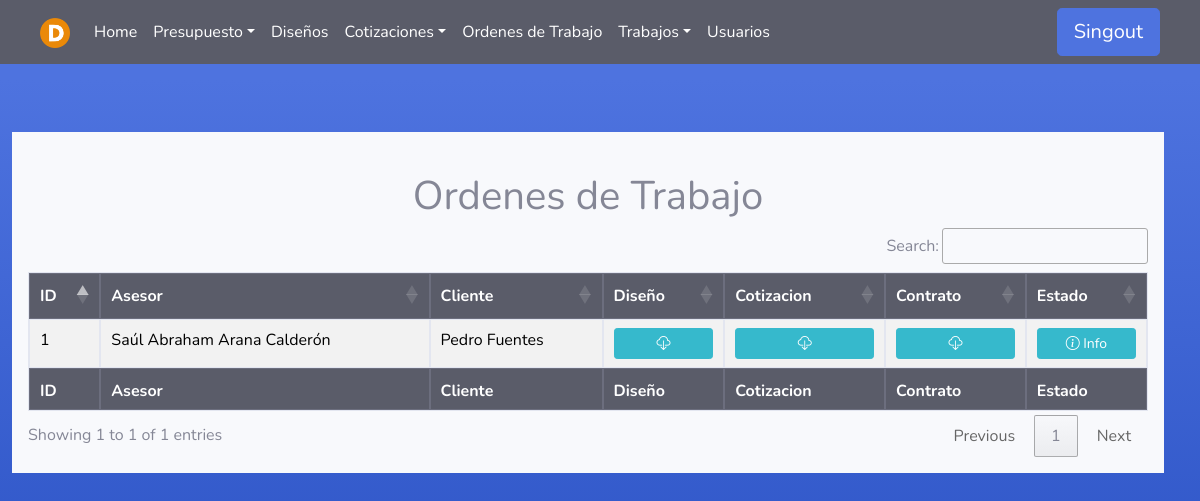
The page /Produccion/Ordenes-de-Trabajo/ (signed in) on the database as committed earlier.
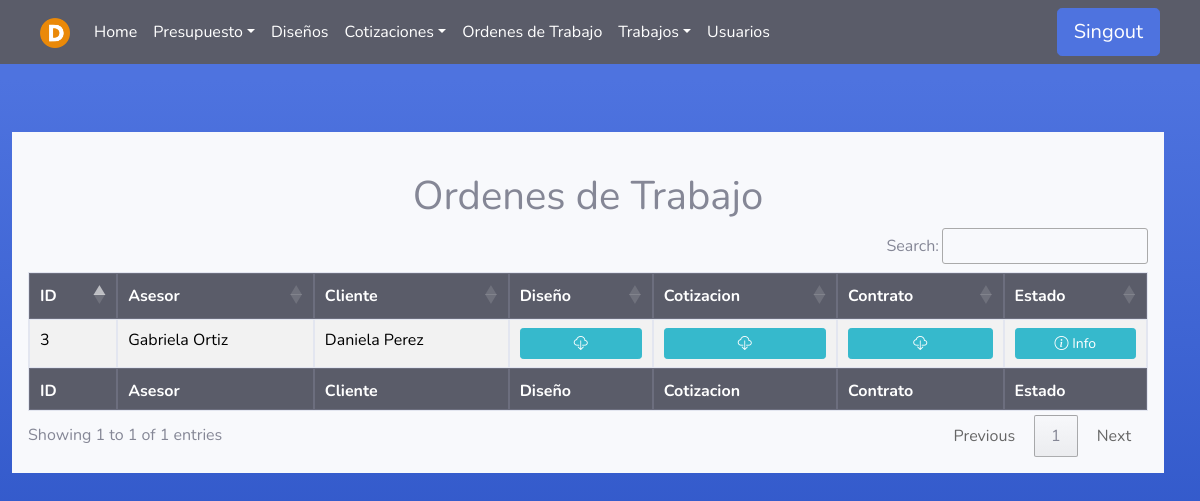
The same page on the database as committed later.
### Produccion/models.py (models this page shows)
class Orden_trabajo(models.Model):
    presupuesto = models.ForeignKey(Presupuesto, on_delete=models.PROTECT, null=False, blank=False)
    diseno_CNC = models.ForeignKey(Diseno_CNC, on_delete=models.PROTECT, null=True)
    contrato = models.FileField(upload_to='contratos/' ,null=False, blank=False)

### Asesores/models.py (models this page shows)
class Presupuesto(models.Model):
    asesor = models.ForeignKey(User, on_delete=models.PROTECT, null=False, blank=False)
    fecha_inicio = models.DateTimeField(null=False, auto_now_add=True, blank=False)
    cliente = models.CharField(max_length=100, null=False, blank=False)
    descripcion = models.TextField(null=False, blank=False)
    estado=models.TextField(null=True, blank=True)
    fecha_fin = models.DateTimeField(null=True, blank=True)

### Produccion/views.py (the view)
# urls.py: path('Ordenes-de-Trabajo/', produccion_views.ordenes_listado , name='OrdenesDeTrabajo'),
@login_required(login_url='index')
def ordenes_listado(request):
    user = request.user
    lista_Ordenes=[]
    if user.groups.filter(name='Asesor').exists():
        ordenes = Orden_trabajo.objects.filter(presupuesto__asesor=user)
        for orden in ordenes:
            diseno_aprobado = Diseno.objects.filter(presupuesto=orden.presupuesto, estado='Aprobado').first()       # Obtiene la cotización aprobada relacionada con el diseño, si existe
        if diseno_aprobado:
            cotizacion_aprobada = Cotizacion.objects.filter(diseno=diseno_aprobado, estado='Aprobado').first()
        else:
            cotizacion_aprobada = None
        objeto = {
            'orden': orden,
            'diseno_aprobado': diseno_aprobado,
            'cotizacion_aprobada': cotizacion_aprobada
        }
        lista_Ordenes.append(objeto)
        return render(
        request,
        'Produccion/Ordenes_trabajo.html',
        {'lista_Ordenes': lista_Ordenes}
        )
    elif (user.groups.filter(name='Administrador').exists() or user.is_superuser):
        ordenes = Orden_trabajo.objects.all()
        for orden in ordenes:
            diseno_aprobado = Diseno.objects.filter(presupuesto=orden.presupuesto, estado='Aprobado').first()       # Obtiene la cotización aprobada relacionada con el diseño, si existe
        if diseno_aprobado:
            cotizacion_aprobada = Cotizacion.objects.filter(diseno=diseno_aprobado, estado='Aprobado').first()
        else:
            cotizacion_aprobada = None
        objeto = {
            'orden': orden,
            'diseno_aprobado': diseno_aprobado,
            'cotizacion_aprobada': cotizacion_aprobada
        }
        lista_Ordenes.append(objeto)
        return render(
        request,
        'Produccion/Ordenes_trabajo.html',
        {'lista_Ordenes': lista_Ordenes}
        )
    else:
        error = "No tienes permiso para acceder a esta página."
        return render(request, '404.html', {'error': error})

### Templates/Produccion/Ordenes_trabajo.html
{% extends 'tables.html' %}
{% block botones%}
<div class="text-center">
    <br>
    <h1>Ordenes de Trabajo</h1>
</div>
{% endblock %}
{% load static %}
{% block head %}
<th>ID</th>
{% if user.is_superuser or user.groups.all.0.name == "Administrador" %}
<th>Asesor</th>
{% endif %}
<th>Cliente</th>
<th>Diseño</th>
<th>Cotizacion</th>
<th>Contrato</th>
<th>Estado</th>
{% endblock %}
{% block tbody %}
    {% for o in lista_Ordenes %}
    <tr>
        <td>{{o.orden.id}}</td>
        {% if user.is_superuser or user.groups.all.0.name == "Administrador" %}
        <td>{{o.orden.presupuesto.asesor.first_name}} {{o.orden.presupuesto.asesor.last_name}}</td>
        {% endif %}
        <td>{{o.orden.presupuesto.cliente}}</td>
        <td>
            <a class="btn btn-info btn-sm btn-block" href="{% url 'descargar_archivo' id=o.diseno_aprobado.id %}" download>
                <i class="bi bi-cloud-download"></i>
            </a>
        </td>
        <td>
            <a class="btn btn-info btn-sm btn-block" href="{% url 'descargar_archivo_Cotizacion' id=o.cotizacion_aprobada.id %}" download>
                <i class="bi bi-cloud-download"></i>
            </a>
        </td>
        <td>
            <a class="btn btn-info btn-sm btn-block" href="{% url 'descargar_contrato' id=o.orden.id %}" download>
                <i class="bi bi-cloud-download"></i>
            </a>
        </td>
        <td>
            <a class="btn btn-info btn-sm btn-block" href="{% url 'ordenes_trabajo_info' id_o=o.orden.id %}"><i class="bi bi-info-circle"></i> Info</a>
        </td>
    </tr>
    {% endfor %}
{% endblock %}
{% block footer %}
<th>ID</th>
{% if user.is_superuser or user.groups.all.0.name == "Administrador" %}
<th>Asesor</th>
{% endif %}
<th>Cliente</th>
<th>Diseño</th>
<th>Cotizacion</th>
<th>Contrato</th>
<th>Estado</th>
{% endblock %}

Rows that differ between the two databases and show on the page:
no longer on this page (row unchanged): Orden_trabajo: orden.id "1", orden.presupuesto.asesor.first_name "Saúl Abraham", orden.presupuesto.asesor.last_name "Arana Calderón", orden.presupuesto.cliente "Pedro Fuentes"
added Orden_trabajo: orden.id "3", orden.presupuesto.asesor.first_name "Gabriela", orden.presupuesto.asesor.last_name "Ortiz", orden.presupuesto.cliente "Daniela Perez"
